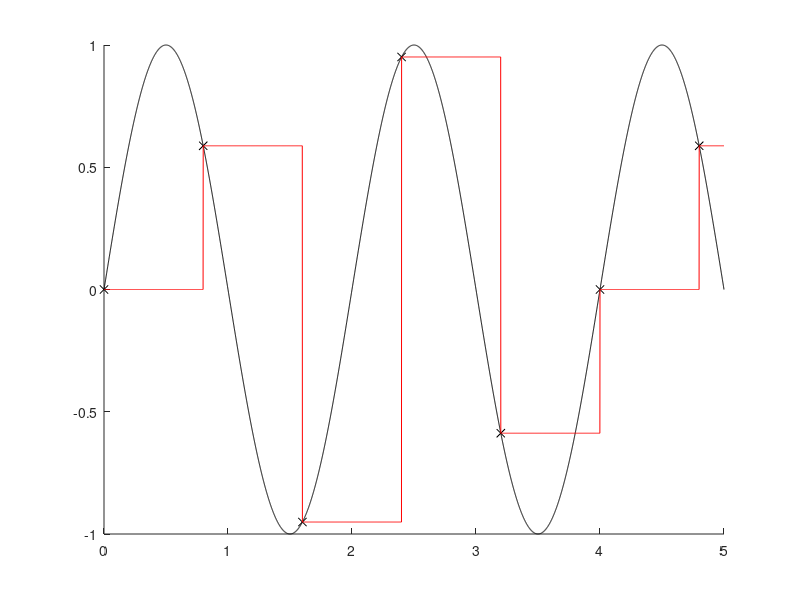
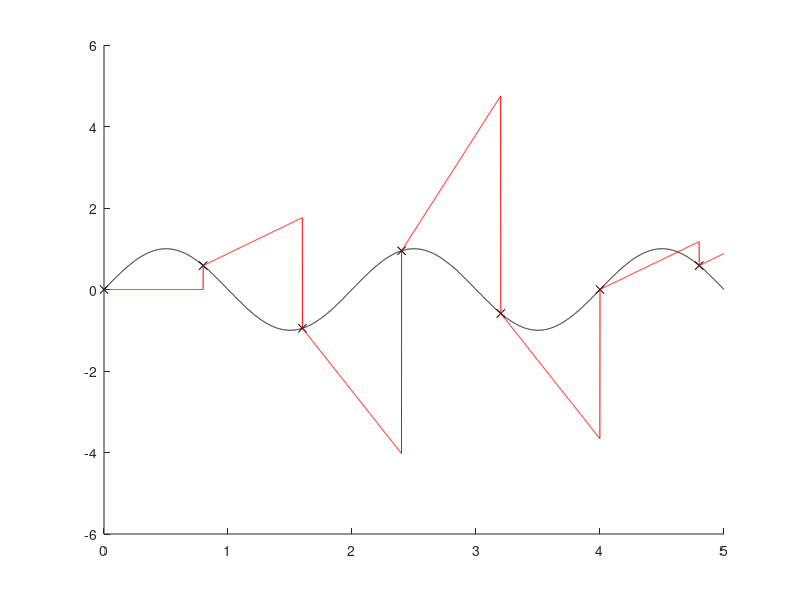
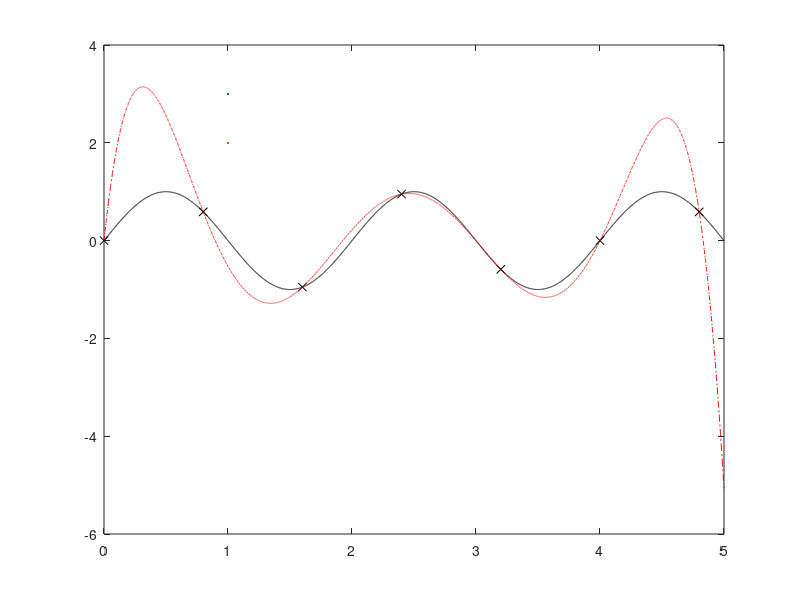

MATLAB code to generate these figures, in order:
%% Problem 3

%% Part A
clear; clc; close all;
t = 0:.001:5;
omega = pi;
k = 5001;
h = 0.4;
t_k=h*(k-1)*.4;
y=sin(omega.*t);
%essentially continuous sin wave
figure(1);
ts=t(1:t_k:end); 
ys=y(1:t_k:end); 
hold on;
plot(t,y,'k',ts,ys,'kx');
%stair-step fuction
for i=1:size(t,2) 
    y_zoh(i)=y(t_k*floor((i-1)/t_k)+1);
end
plot(t,y_zoh,'r-');
hold off;

%% Part B
figure(2);
hold on;
plot(t,y,'k',ts,ys,'kx');
%stair-step fuction
for i=1:size(t,2) 
    v = floor((i-1)/t_k)+1;
    if v == 1
        y_foh(i)=0;
    else
        y_foh(i)=ys(v)+(t(i)-ts(v))*((ys(v)-ys(v-1))/h);
    end
end
plot(t,y_foh,'r-');
hold off;

%% Part C
% Lagrange Interpolation (7.2a/b) 
% unique quadratic (t_(k-2),y_(k-2))
figure(3);
plot(t,y,'k',LineWidth=3);
hold on;
n=length(ts); m=length(t); 
for j=1:m 
    y_soh(j)=0; 
    for k=1:n
        L=1; 
        for i=1:n 
               if i~=k 
                   L=L*(t(j)-ts(i))/(ts(k)-ts(i)); 
               end
        end
        y_soh(j)=y_soh(j)+ys(k)*L;
    end
end
plot(ts,ys,'kx',t,y_soh,'r-.',LineWidth=2);





 




